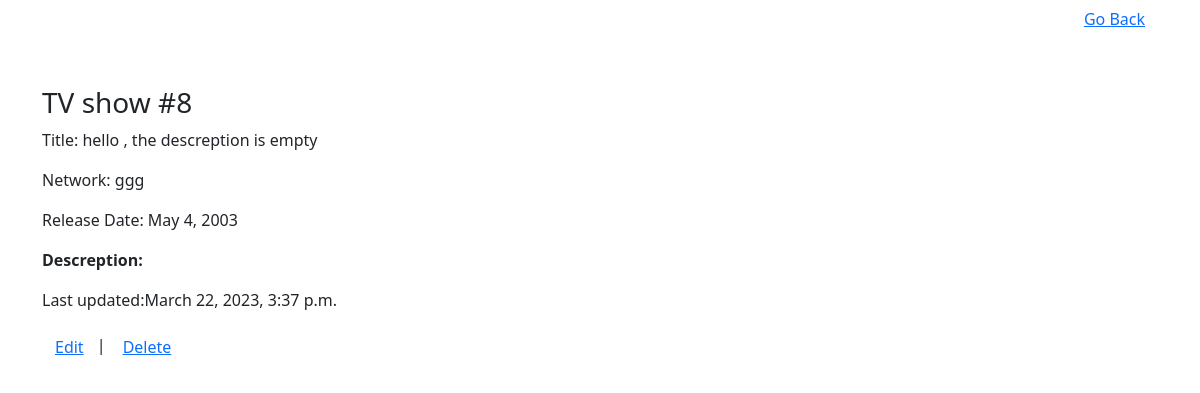
/shows/8, run on the app's committed database.
### tv_shows/models.py (models this page shows)
class Shows(models.Model):
	title = models.CharField(max_length=255,unique=True)
	network=models.CharField(max_length=255)
	release_date=models.DateField()
	desc = models.TextField()
	created_at = models.DateTimeField(auto_now_add = True)
	updated_at = models.DateTimeField(auto_now = True)
	objects =ShowsManeger()

### tv_shows/views.py (the view)
# urls.py: path('shows/<int:shownumber>', views.showSingle),
def showSingle(request,shownumber):
  context={
    'show_to_view':Shows.objects.get(id=shownumber),
  }
  return render(request,"showitem.html",context)

### tv_shows/templates/showitem.html (shortened to what this page needs)
<!DOCTYPE html>
<html lang="en">
  <head>
    <link
      href="https://cdn.jsdelivr.net/npm/bootstrap@5.3.0-alpha1/dist/css/bootstrap.min.css"
      rel="stylesheet"
    />
  </head>
  <body>
    <div class="d-grid gap-2 d-md-flex justify-content-md-end container">
      <a class="btn btn-link" href="/shows">Go Back</a>
    </div>
    <div class="container container-sm container-md mt-5">
      <div class="row">
        <hgroup>
          <h3>TV show #{{show_to_view.id}}</h3>
          <p>Title: {{show_to_view.title}}</p>
          <p>Network: {{show_to_view.network}}</p>
          <p>Release Date: {{show_to_view.release_date}}</p>
        </hgroup>
        <dl class="row">
          <dt class="col-sm-2">Descreption:</dt>
          <dd class="col-sm-9">{{show_to_view.desc}}</dd>
        </dl>
      </div>
      <div class="row">
        <div class="col-6">
          <p>Last updated:{{show_to_view.updated_at}}</p>
        </div>
      </div>
      <div class="row">
        <div class="col-6">
          <a class="btn btn-link" href="/shows/{{show_to_view.id}}/edit">Edit</a
          >|
          <a class="btn btn-link" href="/shows/{{show_to_view.id}}/destroy"
            >Delete</a
          >
        </div>
      </div>
    </div>
  </body>
</html>

### data on the page
Shows: id "8", title "hello , the descreption is empty", network "ggg", release_date "May 4, 2003", updated_at "March 22, 2023, 3:37 p.m."
